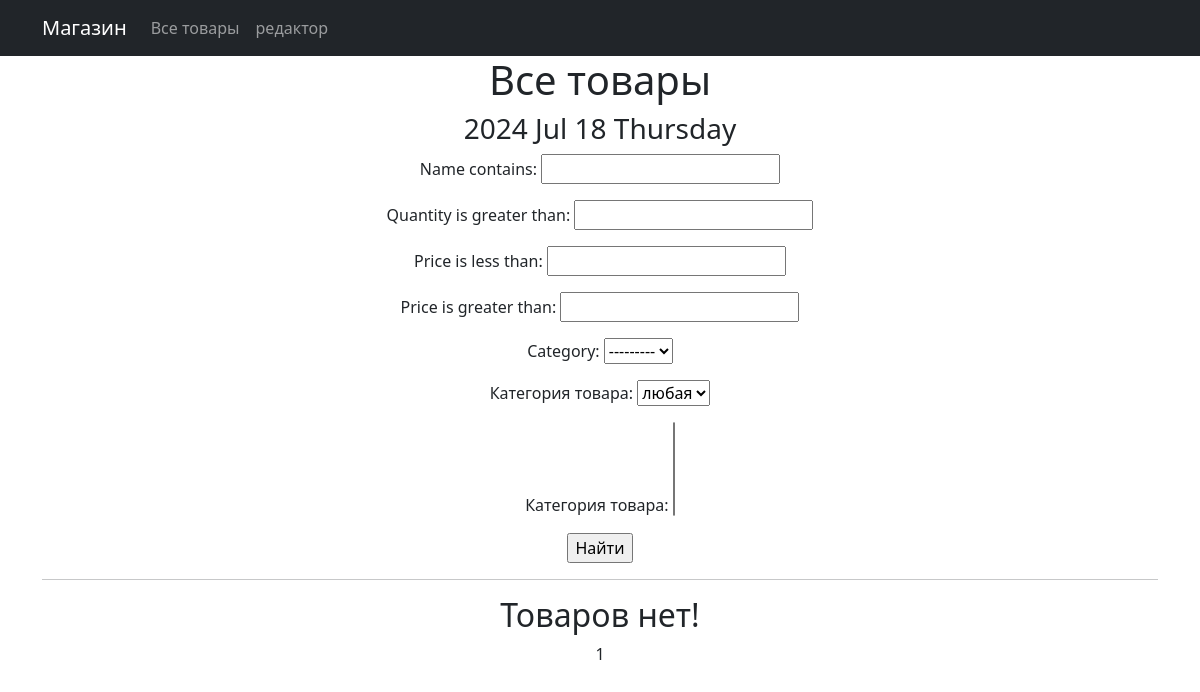
Before: /products/ with the older database file.
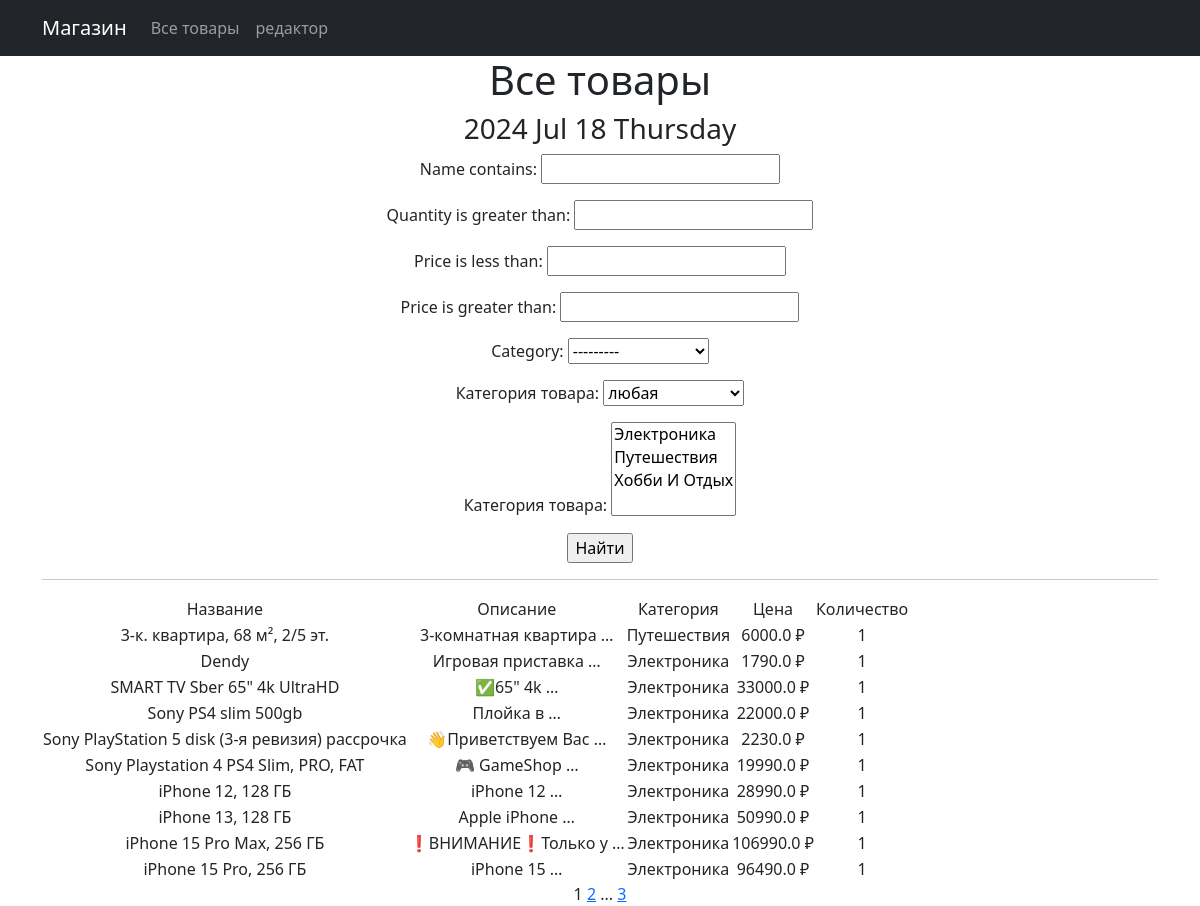
After: the same page with the newer database file.
### simpleapp/models.py (models this page shows, shortened)
class Product(models.Model):
    name = models.CharField(
        max_length=50,
        unique=True,  # названия товаров не должны повторяться
    )
    description = models.TextField()
    quantity = models.IntegerField(
        validators=[MinValueValidator(0)],
    )
    category = models.ForeignKey(
        to='Category',
        on_delete=models.CASCADE,
        related_name='products',  # все продукты в категории будут доступны через поле products
    )
    price = models.FloatField(
        validators=[MinValueValidator(0.0)],
    )

class Category(models.Model):
    name = models.CharField(max_length=100, unique=True)
    def __str__(self):
        return self.name.title()

### simpleapp/views.py (the view)
# urls.py: path('', ProductsList.as_view(), name='product_list'),
class ProductsList(ListView):
    model = Product
    ordering = 'name'
    template_name = 'products.html'
    context_object_name = 'products'
    paginate_by = 10  # вот так мы можем указать количество записей на странице
    def get_queryset(self):
        queryset = super().get_queryset()
        self.filterset = ProductFilter(self.request.GET, queryset)
        return self.filterset.qs
    def get_context_data(self, **kwargs):
        context = super().get_context_data(**kwargs)
        context['filterset'] = self.filterset
        return context

### simpleapp/templatetags/custom_filters.py (called while the page is built)
@register.filter()
def currency(value, code='rub'):
    postfix = CURRENCIES_SYMBOLS[code]
    return f'{value} {postfix}'

### simpleapp/templatetags/custom_tags.py (called while the page is built)
@register.simple_tag()
def current_time(format_string='%b %d %Y'):
    return datetime.utcnow().strftime(format_string)

@register.simple_tag(takes_context=True)
def url_replace(context, **kwargs):
    d = context['request'].GET.copy()
    for k, v in kwargs.items():
        d[k] = v
    return d.urlencode()

### templates/products.html (shortened to what this page needs)
{% extends 'flatpages/default.html' %}
{% load custom_filters %}
{% load custom_tags %}
{% block content %}
<h1>Все товары</h1>
<h3>{% current_time '%Y %b %d %A' %}</h3>
<form action="" method="get">
    {{ filterset.form.as_p }}
    <input type="submit" value="Найти"/>
</form>
<hr>
{% if products %}
<table>
    <tr>
        <td>Название</td>
        <td>Описание</td>
        <td>Категория</td>
        <td>Цена</td>
        <td>Количество</td>
    </tr>
    {% for product in products %}
    <tr>
        <td>{{ product.name }}</td>
        <td>{{ product.description|truncatewords:2 }}</td>
        <td>{{ product.category.name }}</td>
        <td>{{ product.price|currency }}</td>
        <td>{{ product.quantity }}</td>
    </tr>
    {% endfor %}
</table>
{% else %}
<h2>Товаров нет!</h2>
{% endif %}
{{ page_obj.number }}
{% if page_obj.has_next %}
<a href="?{% url_replace page=page_obj.next_page_number %}">{{ page_obj.next_page_number }}</a>
{% if paginator.num_pages != page_obj.next_page_number %}
...
<a href="?{% url_replace page=page_obj.paginator.num_pages %}">{{ page_obj.paginator.num_pages }}</a>
{% endif %}
{% endif %}
{% endblock content %}

### templates/flatpages/default.html (shortened to what this page needs)
<!DOCTYPE html>
<html lang="en">
<head>
    {% load static %}
    <link href="{% static 'css/styles.css' %}" rel="stylesheet"/>
</head>
<body>
<nav class="navbar navbar-expand-lg navbar-dark bg-dark static-top">
    <div class="container">
        <a class="navbar-brand" href="/">Магазин</a>
        <div class="collapse navbar-collapse" id="navbarResponsive">
            <ul class="navbar-nav ml-auto">
                <li class="nav-item active">
                    <a class="nav-link" href="/products/">Все товары
                    </a>
                </li>
                <li class="nav-item">
                    <a class="nav-link" href="/products/create/">редактор</a>
                </li>
            </ul>
        </div>
    </div>
</nav>
<div class="container">
    <div class="row">
        <div class="col-lg-12 text-center">
            {% block content %}{% endblock content %}
        </div>
    </div>
</div>
</body>
</html>

Changed rows visible on the page:
added Product: name "3-к. квартира, 68 м², 2/5 эт.", description "3-кoмнaтная кваpтирa …", category.name "Путешествия", price "6000.0 ₽", quantity "1"
added Product: name "Dendy", description "Игровая приставка …", category.name "Электроника", price "1790.0 ₽", quantity "1"
added Product: name "SMART TV Sber 65\" 4k UltraHD", description "✅65\" 4k …", category.name "Электроника", price "33000.0 ₽", quantity "1"
added Product: name "Sony PS4 slim 500gb", description "Плойка в …", category.name "Электроника", price "22000.0 ₽", quantity "1"
added Product: name "Sony PlayStation 5 disk (3-я ревизия) рассрочка", description "👋Привeтствуем Bac …", category.name "Электроника", price "2230.0 ₽", quantity "1"
added Product: name "Sony Playstation 4 PS4 Slim, PRO, FAT", description "🎮 GameShop …", category.name "Электроника", price "19990.0 ₽", quantity "1"
added Product: name "iPhone 12, 128 ГБ", description "iРhоnе 12 …", category.name "Электроника", price "28990.0 ₽", quantity "1"
added Product: name "iPhone 13, 128 ГБ", description "Aррle iPhone …", category.name "Электроника", price "50990.0 ₽", quantity "1"
added Product: name "iPhone 15 Pro Max, 256 ГБ", description "❗️ВHИМАНИЕ❗️Toлькo у …", category.name "Электроника", price "106990.0 ₽", quantity "1"
added Product: name "iPhone 15 Pro, 256 ГБ", description "iPhоne 15 …", category.name "Электроника", price "96490.0 ₽", quantity "1"
Other visible differences:
form field category_name_more_field: (not shown) → "Электроника / Путешествия / Хобби И Отдых"
{{ page_obj.next_page_number }}: (not shown) → "2"
{{ page_obj.paginator.num_pages }}: (not shown) → "3"
text no longer shown: "Товаров нет!"
text now shown: "Название Описание Категория Цена Количество ..."
